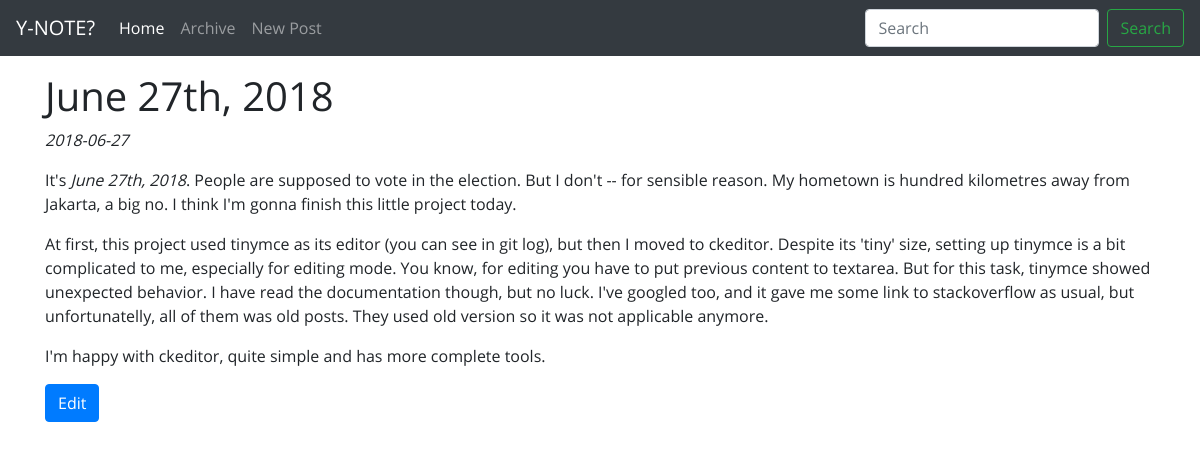
Screenshot of /readpost.php?id-post=8 with the database file from the repository.
### tables this page shows
CREATE TABLE `posts` (
  `id_post` int(11) NOT NULL AUTO_INCREMENT,
  `date_post` date DEFAULT NULL,
  `title_post` varchar(255) DEFAULT NULL,
  `content` text,
  PRIMARY KEY (`id_post`)
);

### readpost.php (the view, shortened to what this page needs)
<?php
    include_once "config.php";
    if (isset($_GET['id-post'])) {
        $id_post = (int) $_GET['id-post'];
    }
    $sql = "SELECT * FROM posts WHERE id_post = '$id_post'";
    $result_sql = mysqli_query($db_handle, $sql);
    $res_sql_array = mysqli_fetch_array($result_sql);
    $title_post = $res_sql_array['title_post'];
    $date_post = $res_sql_array['date_post'];
    $content = $res_sql_array['content'];
    include "header.php";
    include "navbar.php";
    echo "<h1>$title_post</h1>";
    echo "<p><em>$date_post</em><p>";
    echo $content;
    echo "<a href='edit.php?id-post=$id_post' class='btn btn-primary'>Edit</a>";
    include "tail.php";

### assets/css/index.css (style rules this page uses)
body { min-height: 75rem; padding-top: 4.5rem; padding-bottom: 4rem; font-family: 'Open Sans', Courier, monospace; }

### rows the page displays
posts: title_post "June 27th, 2018", date_post "2018-06-27", content "It's June 27th, 2018 . People are supposed to vote in the election. But I don't -- for sensible reason. My hometown is hundred kilometres away from Jakarta, a big no. I think I'm gonna finish this little project today. At first, this project used tinymce as its editor (you can see in git log), but then I moved to ckeditor. Despite its 'tiny' size, setting up tinymce is a bit complicated to me, especially for editing mode. You know, for editing you have to put previous content to textarea. But for this task, tinymce showed unexpected behavior. I have read the documentation though, but no luck. I've googled too, and it gave me some link to stackoverflow as usual, but unfortunatelly, all of…"
